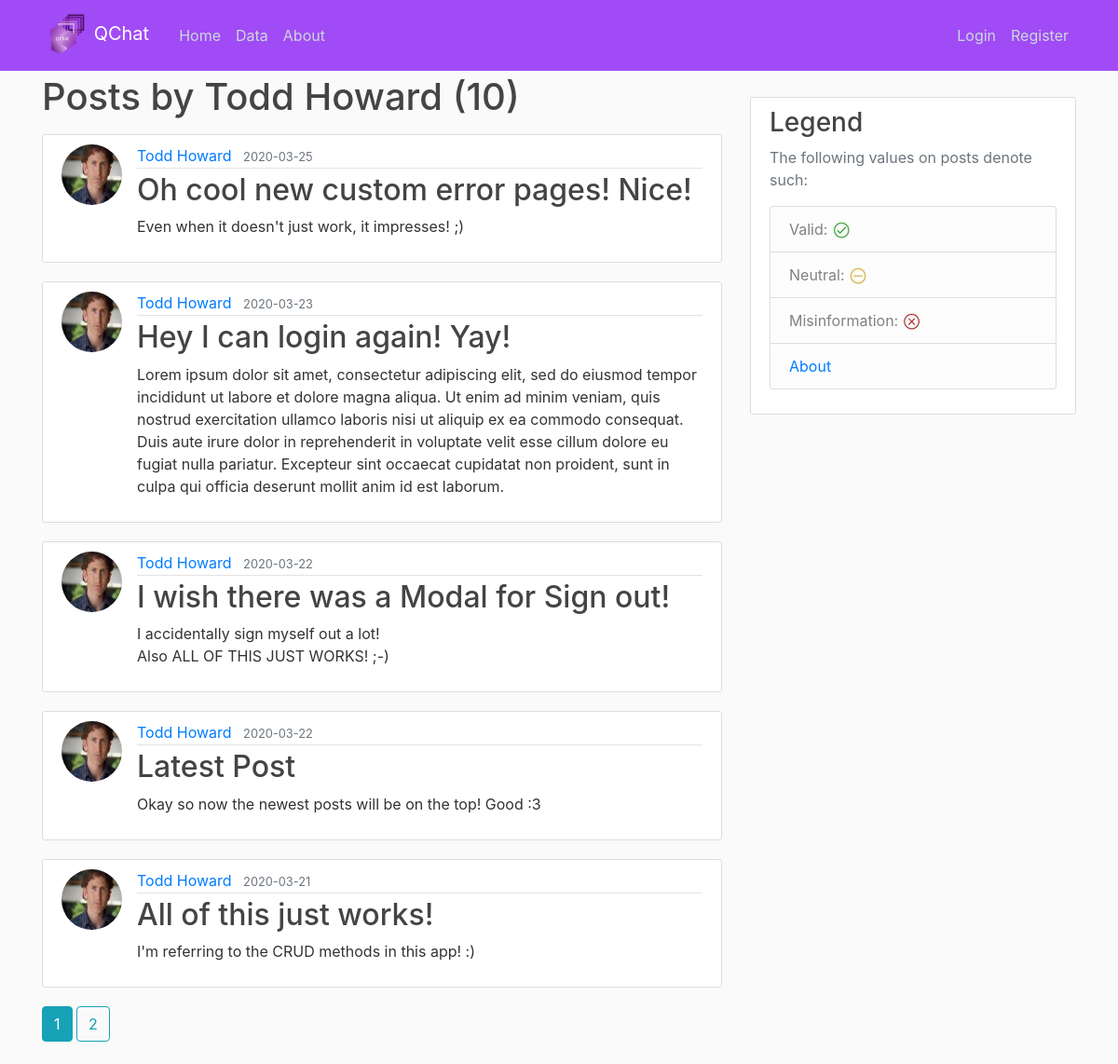
Before: /user/Todd Howard with the older database file.
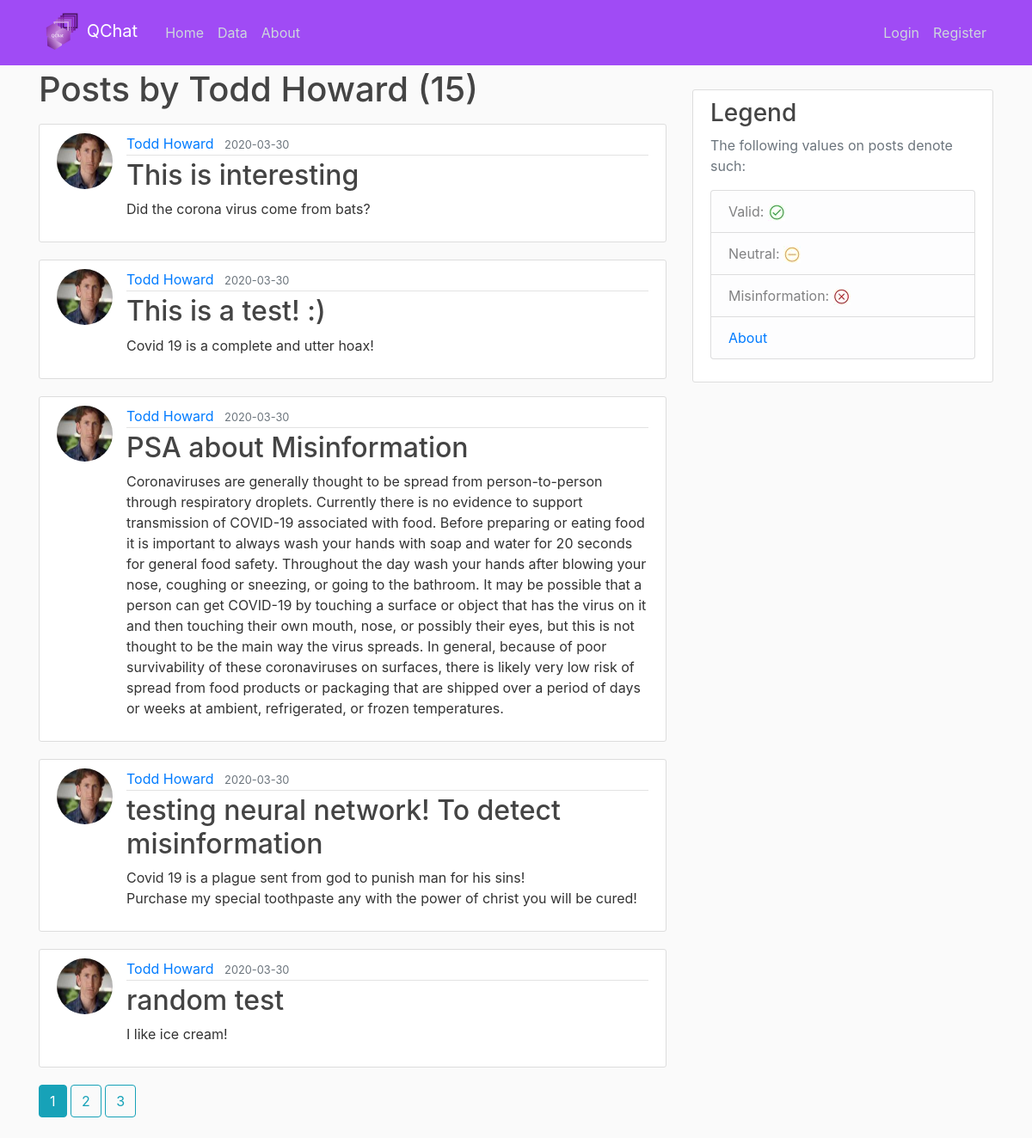
After: the same page with the newer database file.
### app/models.py (models this page shows, shortened)
class Post(db.Model):
    id = db.Column(db.Integer, primary_key=True)                                    # Primary Key
    title = db.Column(db.String(100), nullable=False)                               # Each Post will have a title, with a max(100) characters, uniqueness does not apply, and Null is not allowed!
    date_posted = db.Column(db.DateTime, nullable=False, default=datetime.utcnow)   # Each Post will have a date_posted, with DateTime set to utcnow, current time, and Null is not allowed!
    content = db.Column(db.Text, nullable=False)                                    # Each Post will have a content with no character limit, and Null is not allowed!
    user_id = db.Column(db.Integer, db.ForeignKey('user.id'), nullable=False)       # This is using the user id as a ForeignKey, each post must have an Author, so Null is not allowed!

class User(db.Model, UserMixin):
    id = db.Column(db.Integer, primary_key=True)                                    # Primary Key
    username = db.Column(db.String(20), unique=True, nullable=False)                # Each User will have a username, with a max(20) characters, it must be unique, and Null is not allowed!
    email = db.Column(db.String(120), unique=True, nullable=False)                  # Each User will have an email, with a max(120) characters, it must be unique, and Null is not allowed!
    image_file = db.Column(db.String(2083), nullable=False, default='default.jpg')    # Each User will have a defualt profile Image, so uniqueness does not apply, since Null is not allowed!
    password = db.Column(db.String(60), nullable=False)                             # Each User will have passwords, with a max(60) characters, uniqueness does not apply, and Null is not allowed!
    posts = db.relationship('Post', backref='author', lazy=True)                    # This is linked to Posts, Lazy Evaluation is set to: True

### app/users/routes.py (the view)
@users.route('/user/<string:username>')                                       # String
def user_posts(username):
    page = request.args.get('page', 1, type=int)                            # We request a page, the default page is 1, of type int
    user = User.query.filter_by(username=username).first_or_404()
    posts = Post.query.filter_by(author=user)\
        .order_by(Post.date_posted.desc())\
        .paginate(page=page, per_page=5)
    return render_template('user_posts.html', posts=posts, user=user)       # Redirect to user_posts.html

### app/templates/user_posts.html
{% extends "template.html" %}
{% block content %}
    <h1 class="mb-3">Posts by {{ user.username }} ({{ posts.total }}) </h1>
    {% for post in posts.items %}
        <article class="media content-section">
            <img class="rounded-circle article-img" src="{{ post.author.image_file }}">
            <div class="media-body overflow-auto text-break">
                <div class="article-metadata">
                    <a class="mr-2" href="{{ url_for('users.user_posts', username=post.author.username) }}">{{ post.author.username }}</a>
                    <small class="text-muted">{{ post.date_posted.strftime('%Y-%m-%d') }}</small>
                </div>
                <h2><a class="article-title" href="{{url_for('posts.post', post_id=post.id) }}">{{ post.title }}</a></h2>
                <p class="article-content">{{ post.content }}</p>
            </div>
        </article>
    {% endfor %}
    {% for page_num in posts.iter_pages(left_edge=1, right_edge=1, left_current=1, right_current=2) %}
        {% if page_num %}
            {% if posts.page == page_num %}
                <a class="btn btn-info mb-4" href="{{ url_for('users.user_posts', username=user.username, page=page_num) }}">{{ page_num }}</a>
            {% else %}
                <a class="btn btn-outline-info mb-4" href="{{ url_for('users.user_posts', username=user.username, page=page_num) }}">{{ page_num }}</a>
            {% endif %}
        {% else %}
            ...
        {% endif %}
    {% endfor %}
{% endblock content %}

Changed rows visible on the page:
no longer on this page (row unchanged): Post: author.image_file (picture), author.username "Todd Howard", date_posted "2020-03-25", title "Oh cool new custom error pages! Nice!", content "Even when it doesn't just work, it impresses! ;)"
no longer on this page (row unchanged): Post: author.image_file (picture), author.username "Todd Howard", date_posted "2020-03-23", title "Hey I can login again! Yay!", content "Lorem ipsum dolor sit amet, consectetur adipiscing elit, sed do eiusmod tempor incididunt ut labore et dolore magna aliqua. Ut enim ad minim veniam, quis nostrud exercitation ullamco laboris nisi ut aliquip ex ea commodo consequat. Duis aute irure dolor in reprehenderit in voluptate velit esse cillum dolore eu fugiat nulla pariatur. Excepteur sint occaecat cupidatat non proident, sunt in culpa qui officia deserunt mollit anim id est laborum."
no longer on this page (row unchanged): Post: author.image_file (picture), author.username "Todd Howard", date_posted "2020-03-22", title "I wish there was a Modal for Sign out!", content "I accidentally sign myself out a lot! Also ALL OF THIS JUST WORKS! ;-)"
no longer on this page (row unchanged): Post: author.image_file (picture), author.username "Todd Howard", date_posted "2020-03-22", title "Latest Post", content "Okay so now the newest posts will be on the top! Good :3"
no longer on this page (row unchanged): Post: author.image_file (picture), author.username "Todd Howard", date_posted "2020-03-21", title "All of this just works!", content "I'm referring to the CRUD methods in this app! :)"
added Post: author.image_file (picture), author.username "Todd Howard", date_posted "2020-03-30", title "This is interesting", content "Did the corona virus come from bats?"
added Post: author.image_file (picture), author.username "Todd Howard", date_posted "2020-03-30", title "This is a test! :)", content "Covid 19 is a complete and utter hoax!"
added Post: author.image_file (picture), author.username "Todd Howard", date_posted "2020-03-30", title "PSA about Misinformation", content "Coronaviruses are generally thought to be spread from person-to-person through respiratory droplets. Currently there is no evidence to support transmission of COVID-19 associated with food. Before preparing or eating food it is important to always wash your hands with soap and water for 20 seconds for general food safety. Throughout the day wash your hands after blowing your nose, coughing or sneezing, or going to the bathroom. It may be possible that a person can get COVID-19 by touching a surface or object that has the virus on it and then touching their own mouth, nose, or possibly their eyes, but this is not thought to be the main way the virus spreads. In general, because of poor…"
added Post: author.image_file (picture), author.username "Todd Howard", date_posted "2020-03-30", title "testing neural network! To detect misinformation", content "Covid 19 is a plague sent from god to punish man for his sins! Purchase my special toothpaste any with the power of christ you will be cured!"
added Post: author.image_file (picture), author.username "Todd Howard", date_posted "2020-03-30", title "random test", content "I like ice cream!"
Other visible differences:
{{ posts.total }}: "10" → "15"
new list line: "3"
